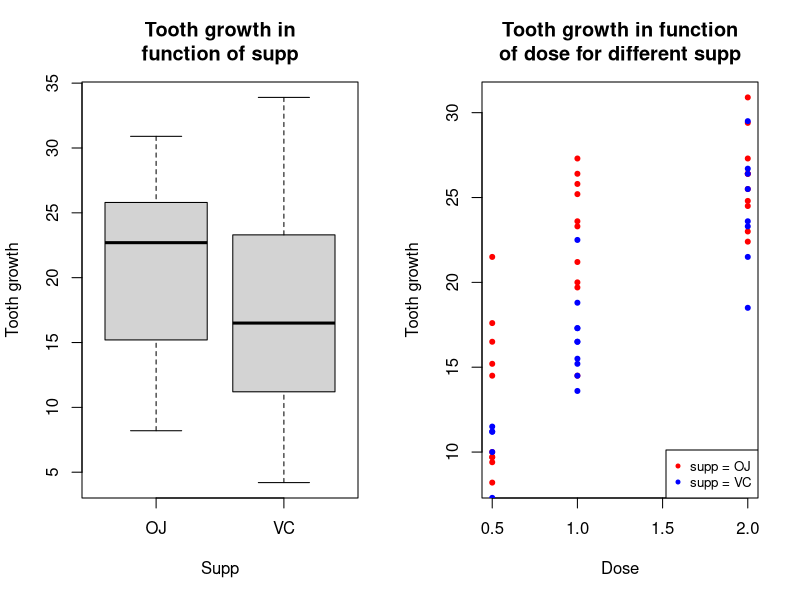

Reproduce this figure in R. (Note: this script raises an error after producing the figure.)
## ---- chunk 1
library(datasets)
data("ToothGrowth")

summary(ToothGrowth)
## ---- chunk 2
table(ToothGrowth$dose, ToothGrowth$supp)
## ---- chunk 3
# Exploratory graphs
par(mfrow = c(1,2))

# Tooth growth in function of supp
plot(ToothGrowth$len ~ ToothGrowth$supp,
     main = "Tooth growth in\nfunction of supp",
     xlab = "Supp",
     ylab = "Tooth growth")

# Tooth growth in function of dose for different supp
plot(ToothGrowth$len[ToothGrowth$supp=="OJ"] ~ ToothGrowth$dose[ToothGrowth$supp=="OJ"],
     col = "red",
     pch = 20,
     main = "Tooth growth in function\nof dose for different supp",
     xlab = "Dose",
     ylab = "Tooth growth")
points(ToothGrowth$len[ToothGrowth$supp=="VC"] ~ ToothGrowth$dose[ToothGrowth$supp=="VC"],
       col = "blue",
       pch = 20)
legend("bottomright",
       legend = c("supp = OJ", "supp = VC"),
       pch = 20,
       col = c("red", "blue"),
       cex = 0.8)
## ---- chunk 4
t.test(len ~ supp, 
       paired = FALSE, 
       var.equal = FALSE, 
       data = ToothGrowth)
## ---- chunk 5
t.test(len ~ dose, 
       paired = FALSE, 
       var.equal = TRUE, 
       data = ToothGrowth[ToothGrowth$dose != 1,])
